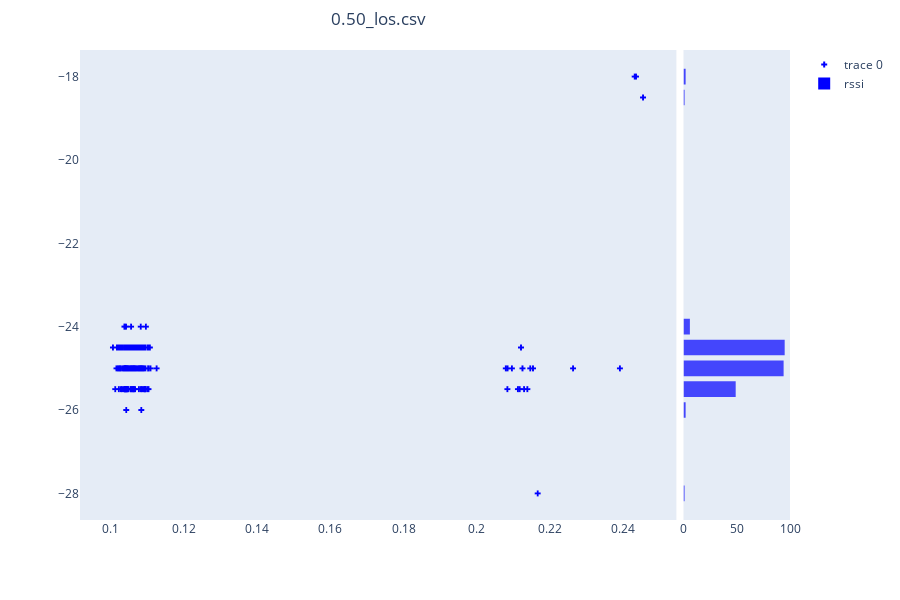
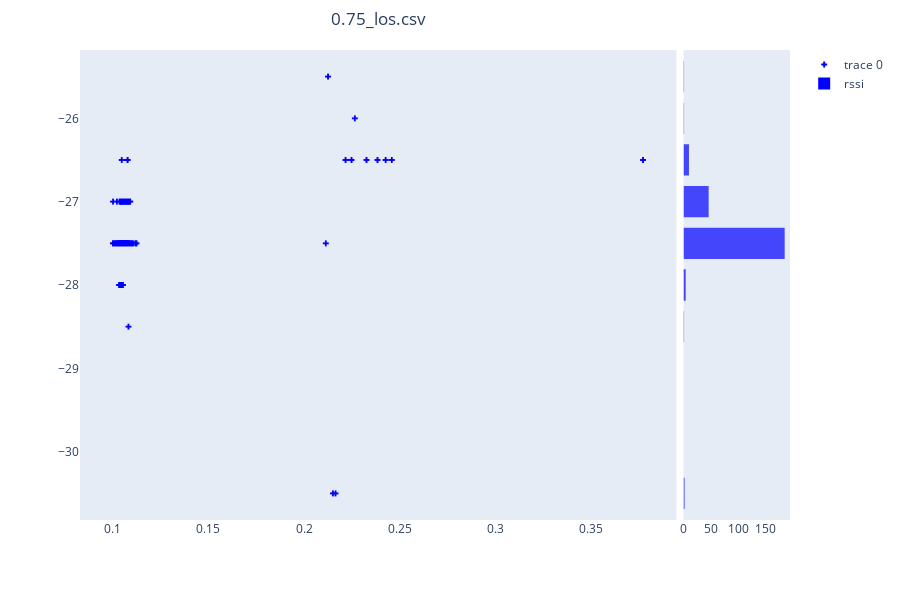
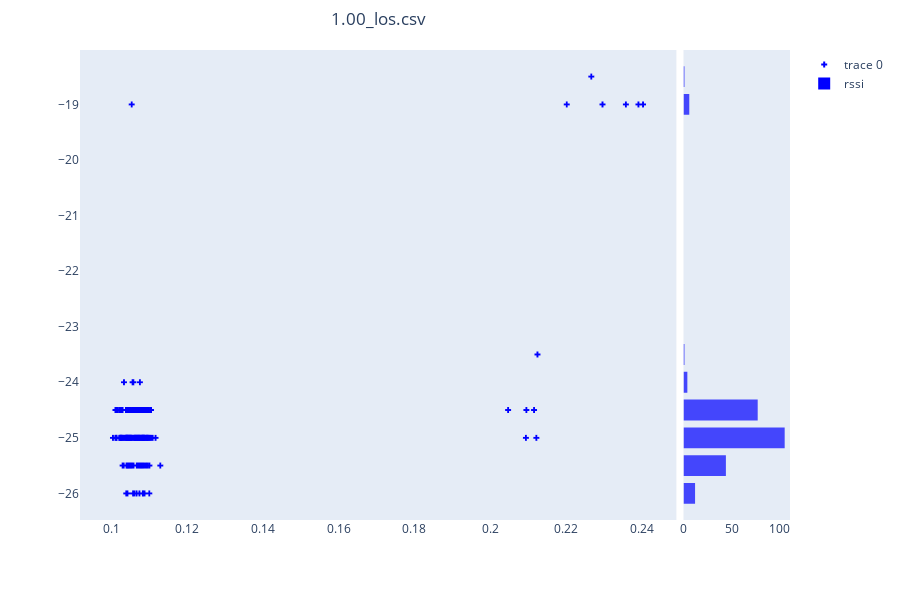
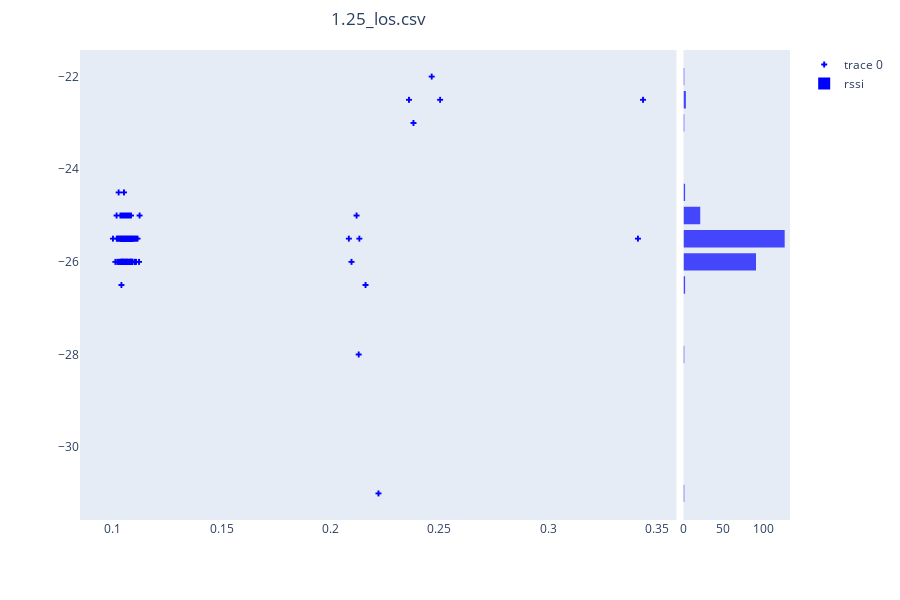

Notebook cell for these charts, in order:
### Code cell
fig={}
for f in files:
    print(f)
    data = load_data(f);
    fig[f] = plotly_rssi(data['time'], data['RSSI'])
    fig[f].show()

### Figure 1 — Plotly figure (JSON) as saved in the notebook; plotly's stock layout.template omitted (floating-point values rounded to 4 significant figures; data arrays with more than 128 entries replaced by an {"elided": "..."} marker saying what was removed)
{"data": [{"marker": {"color": "blue", "size": 5, "symbol": "cross"}, "mode": "markers", "type": "scattergl", "uid": "5246d11b-9590-400b-863d-4b02df99169b", "x": {"elided": "250 float values"}, "y": {"elided": "250 float values"}}, {"marker": {"color": "blue", "opacity": 0.7}, "meta": {"elided": "250 float values"}, "name": "rssi", "type": "histogram", "uid": "d0e8f704-ce67-4d41-a7ea-fa4ecb2b3695", "xaxis": "x2", "y": {"elided": "250 float values"}}], "layout": {"bargap": 0.25, "height": 600, "hovermode": "closest", "margin": {"t": 50}, "showlegend": true, "title": {"text": "0.50_los.csv", "x": 0.42, "xanchor": "center"}, "xaxis": {"domain": [0, 0.84], "showgrid": false, "zeroline": false}, "xaxis2": {"domain": [0.85, 1], "showgrid": false, "zeroline": false}, "yaxis": {"domain": [0, 1], "showgrid": false, "zeroline": false}}}

### Figure 2 — Plotly figure (JSON) as saved in the notebook; plotly's stock layout.template omitted (floating-point values rounded to 4 significant figures; data arrays with more than 128 entries replaced by an {"elided": "..."} marker saying what was removed)
{"data": [{"marker": {"color": "blue", "size": 5, "symbol": "cross"}, "mode": "markers", "type": "scattergl", "uid": "46c40478-f506-439f-99af-6fee3e962ff0", "x": {"elided": "250 float values"}, "y": {"elided": "250 float values"}}, {"marker": {"color": "blue", "opacity": 0.7}, "meta": {"elided": "250 float values"}, "name": "rssi", "type": "histogram", "uid": "db3beebd-af50-4295-9007-c24e66cf335d", "xaxis": "x2", "y": {"elided": "250 float values"}}], "layout": {"bargap": 0.25, "height": 600, "hovermode": "closest", "margin": {"t": 50}, "showlegend": true, "title": {"text": "0.75_los.csv", "x": 0.42, "xanchor": "center"}, "xaxis": {"domain": [0, 0.84], "showgrid": false, "zeroline": false}, "xaxis2": {"domain": [0.85, 1], "showgrid": false, "zeroline": false}, "yaxis": {"domain": [0, 1], "showgrid": false, "zeroline": false}}}

### Figure 3 — Plotly figure (JSON) as saved in the notebook; plotly's stock layout.template omitted (floating-point values rounded to 4 significant figures; data arrays with more than 128 entries replaced by an {"elided": "..."} marker saying what was removed)
{"data": [{"marker": {"color": "blue", "size": 5, "symbol": "cross"}, "mode": "markers", "type": "scattergl", "uid": "ce2daeec-869a-42a6-8329-82222771275a", "x": {"elided": "250 float values"}, "y": {"elided": "250 float values"}}, {"marker": {"color": "blue", "opacity": 0.7}, "meta": {"elided": "250 float values"}, "name": "rssi", "type": "histogram", "uid": "6d7cb3f8-808d-4183-9691-f50dbbf1eb2d", "xaxis": "x2", "y": {"elided": "250 float values"}}], "layout": {"bargap": 0.25, "height": 600, "hovermode": "closest", "margin": {"t": 50}, "showlegend": true, "title": {"text": "1.00_los.csv", "x": 0.42, "xanchor": "center"}, "xaxis": {"domain": [0, 0.84], "showgrid": false, "zeroline": false}, "xaxis2": {"domain": [0.85, 1], "showgrid": false, "zeroline": false}, "yaxis": {"domain": [0, 1], "showgrid": false, "zeroline": false}}}

### Figure 4 — Plotly figure (JSON) as saved in the notebook; plotly's stock layout.template omitted (floating-point values rounded to 4 significant figures; data arrays with more than 128 entries replaced by an {"elided": "..."} marker saying what was removed)
{"data": [{"marker": {"color": "blue", "size": 5, "symbol": "cross"}, "mode": "markers", "type": "scattergl", "uid": "ce1451af-efc4-4a66-8364-a61daea066d2", "x": {"elided": "250 float values"}, "y": {"elided": "250 float values"}}, {"marker": {"color": "blue", "opacity": 0.7}, "meta": {"elided": "250 float values"}, "name": "rssi", "type": "histogram", "uid": "ca86cbb6-7d1f-49a9-9ba9-293c9d75989b", "xaxis": "x2", "y": {"elided": "250 float values"}}], "layout": {"bargap": 0.25, "height": 600, "hovermode": "closest", "margin": {"t": 50}, "showlegend": true, "title": {"text": "1.25_los.csv", "x": 0.42, "xanchor": "center"}, "xaxis": {"domain": [0, 0.84], "showgrid": false, "zeroline": false}, "xaxis2": {"domain": [0.85, 1], "showgrid": false, "zeroline": false}, "yaxis": {"domain": [0, 1], "showgrid": false, "zeroline": false}}}
